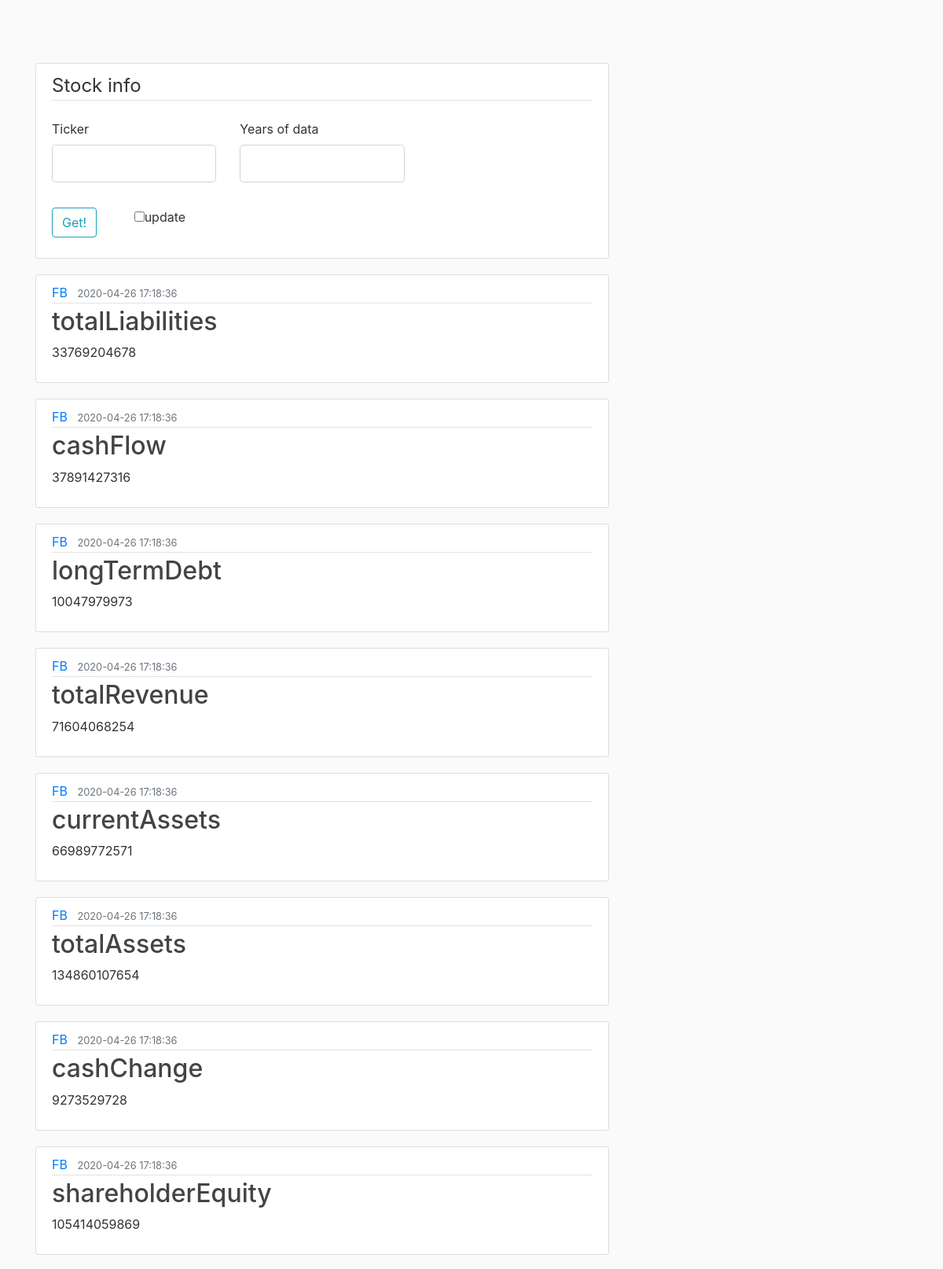
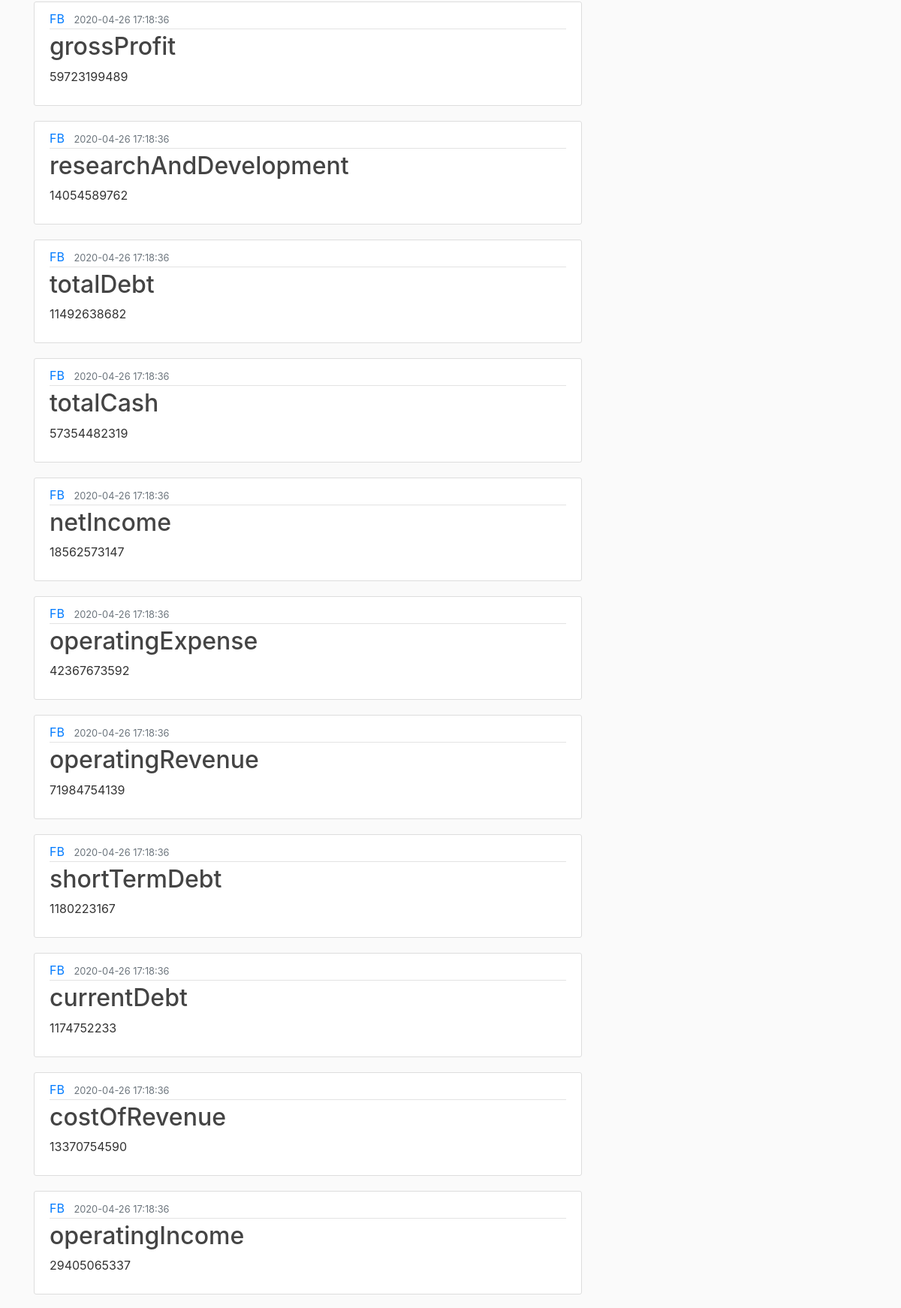
The page / (upper part) on the database its author committed (2 pictures, top to bottom).
### financials/models.py (models this page shows, shortened)
class Ticker(db.Model):
    id = db.Column(db.Integer, primary_key=True)
    stock = db.Column(db.String(5), nullable=False)
    key = db.Column(db.String(120), nullable=False)
    value = db.Column(db.Integer, nullable=True)
    date_posted = db.Column(db.DateTime(timezone=True), nullable=False, onupdate=datetime.datetime.now, server_default=func.now())
    fy = db.Column(db.String(4), nullable=False)

### financials/routes.py (the view)
@app.route('/', methods=['GET', 'POST'])
def home():
    form = HomeForm()
    if form.validate_on_submit():
        ticker = Ticker.query.filter_by(stock=form.ticker.data).all()
        if not isinstance(ticker, list):
            ticker = [ticker]
        if 'update' in request.form:
            financials = ['financials', 'balance-sheet', 'cash-flow', 'income']
            for f in financials:
                full_url = url + "/stable/stock/" + form.ticker.data + "/" + f + "/" + form.years_behind.data + \
                           "?token=" + token + "&period" + "=annual"
                s = requests.Session()
                r = s.get(full_url)
                json_data = json.loads(r.text)
                dont_display = ['currency', 'fiscalDate', 'reportDate']
                f = re.sub(r'\W+', '', f)
                for i in range(int(form.years_behind.data)):
                    full_date = json_data[f][i]["fiscalDate"]
                    short_date = full_date.split('-')[0]
                    for k, v in json_data[f][i].items():
                        if k not in dont_display:
                            new_record = Ticker(stock=form.ticker.data, key=k, value=v, fy=short_date)
                            db.session.add(new_record)
            db.session.commit()
        return render_template('home.html', title='Financials', form=form, ticker=ticker)
    elif request.method == 'GET':
        ticker = Ticker.query.all()
    return render_template('home.html', title='Financials', form=form, ticker=ticker)

### financials/forms.py
class HomeForm(FlaskForm):
    ticker = StringField('Ticker', validators=[DataRequired(), Length(min=1, max=5)])
    years_behind = StringField('Years of data')
    submit = SubmitField('Get!')
    update = SubmitField('Update Data')

### financials/templates/home.html (shortened to what this page needs)
{% extends "layout.html" %}
{% block content %}
    <div class="content-section">
        <form method="POST" action="" enctype="multipart/form-data">
            <fieldset class="form-group">
                <legend class="border-bottom mb-4">Stock info</legend>
                <div class="form-group row">
                    <div class="col-sm-4">
                        {{ form.ticker.label(class="form-control-label") }}
                        {% if form.ticker.errors %}
                            {{ form.ticker(class="form-control form-control-lg is-invalid") }}
                            <div class="invalid-feedback">
                                {% for error in form.ticker.errors %}
                                    <span>{{ error }}</span>
                                {% endfor %}
                            </div>
                        {% else %}
                            {{ form.ticker(class="form-control form-control-lg") }}
                        {% endif %}
                    </div>
                    <div class="col-sm-4">
                        {{ form.years_behind.label(class="form-control-label") }}
                        {% if form.years_behind.errors %}
                            {{ form.years_behind(class="form-control form-control-lg is-invalid") }}
                            <div class="invalid-feedback">
                                {% for error in form.years_behind.errors %}
                                    <span>{{ error }}</span>
                                {% endfor %}
                            </div>
                        {% else %}
                            {{ form.years_behind(class="form-control form-control-lg") }}
                        {% endif %}
                    </div>
                </div>
            </fieldset>
            <div class="form-group row">
                <div class="col-sm-2">
                    {{ form.submit(class="btn btn-outline-info") }}
                </div>
                <div class="checkbox">
                 <label><input type="checkbox" name="update" value="">update</label>
                </div>
            </div>
        </form>
    </div>
    {% for ticker in ticker if ticker %}
        <article class="media content-section">
          <div class="media-body">
            <div class="article-metadata">
              <a class="mr-2" href="#">{{ ticker.stock }}</a>
              <small class="text-muted">{{ ticker.date_posted }}</small>
            </div>
            <h2><a class="article-title" href="#">{{ ticker.key }}</a></h2>
            <p class="article-content">{{ ticker.value }}</p>
          </div>
        </article>
    {% endfor %}
{% endblock content %}

### financials/templates/layout.html (shortened to what this page needs)
<!DOCTYPE html>
<html>
<head>
    <link rel="stylesheet" href="https://maxcdn.bootstrapcdn.com/bootstrap/4.0.0/css/bootstrap.min.css">
    <link rel="stylesheet" type="text/css" href="{{ url_for('static', filename='main.css') }}">
</head>
<body>
    <main role="main" class="container">
      <div class="row">
        <div class="col-md-8">
          {% block content %}{% endblock %}
        </div>
      </div>
    </main>
</body>
</html>

### financials/static/main.css (style rules this page uses)
body { background: #fafafa; color: #333333; margin-top: 5rem; }
h1, h2, h3, h4, h5, h6 { color: #444444; }
.content-section { background: #ffffff; padding: 10px 20px; border: 1px solid #dddddd; border-radius: 3px; margin-bottom: 20px; }
.article-title { color: #444444; }
.article-content { white-space: pre-line; }
.article-metadata { padding-bottom: 1px; margin-bottom: 4px; border-bottom: 1px solid #e3e3e3 }

### rows shown on the page
Ticker: stock "FB", date_posted "2020-04-26 17:18:36", key "totalLiabilities", value "33769204678"
Ticker: stock "FB", date_posted "2020-04-26 17:18:36", key "cashFlow", value "37891427316"
Ticker: stock "FB", date_posted "2020-04-26 17:18:36", key "longTermDebt", value "10047979973"
Ticker: stock "FB", date_posted "2020-04-26 17:18:36", key "totalRevenue", value "71604068254"
Ticker: stock "FB", date_posted "2020-04-26 17:18:36", key "currentAssets", value "66989772571"
Ticker: stock "FB", date_posted "2020-04-26 17:18:36", key "totalAssets", value "134860107654"
Ticker: stock "FB", date_posted "2020-04-26 17:18:36", key "cashChange", value "9273529728"
Ticker: stock "FB", date_posted "2020-04-26 17:18:36", key "shareholderEquity", value "105414059869"
Ticker: stock "FB", date_posted "2020-04-26 17:18:36", key "grossProfit", value "59723199489"
Ticker: stock "FB", date_posted "2020-04-26 17:18:36", key "researchAndDevelopment", value "14054589762"
Ticker: stock "FB", date_posted "2020-04-26 17:18:36", key "totalDebt", value "11492638682"
Ticker: stock "FB", date_posted "2020-04-26 17:18:36", key "totalCash", value "57354482319"
Ticker: stock "FB", date_posted "2020-04-26 17:18:36", key "netIncome", value "18562573147"
Ticker: stock "FB", date_posted "2020-04-26 17:18:36", key "operatingExpense", value "42367673592"
Ticker: stock "FB", date_posted "2020-04-26 17:18:36", key "operatingRevenue", value "71984754139"
Ticker: stock "FB", date_posted "2020-04-26 17:18:36", key "shortTermDebt", value "1180223167"
Ticker: stock "FB", date_posted "2020-04-26 17:18:36", key "currentDebt", value "1174752233"
Ticker: stock "FB", date_posted "2020-04-26 17:18:36", key "costOfRevenue", value "13370754590"
Ticker: stock "FB", date_posted "2020-04-26 17:18:36", key "operatingIncome", value "29405065337"
